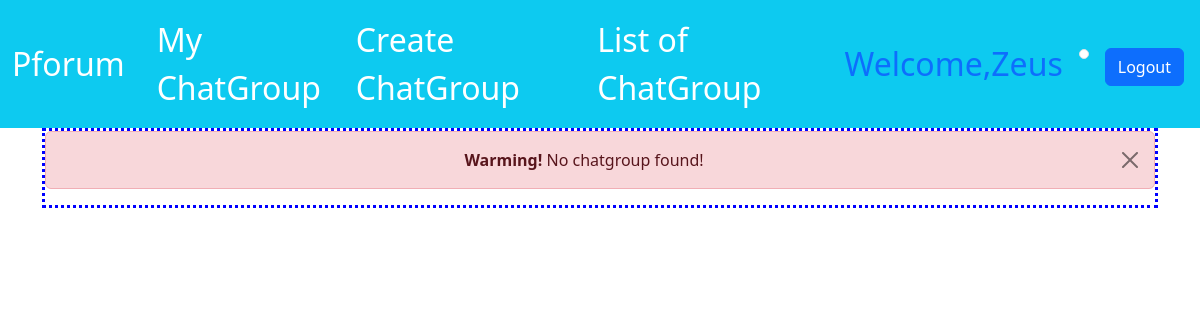
Page /index.php (signed in) on the earlier database version.
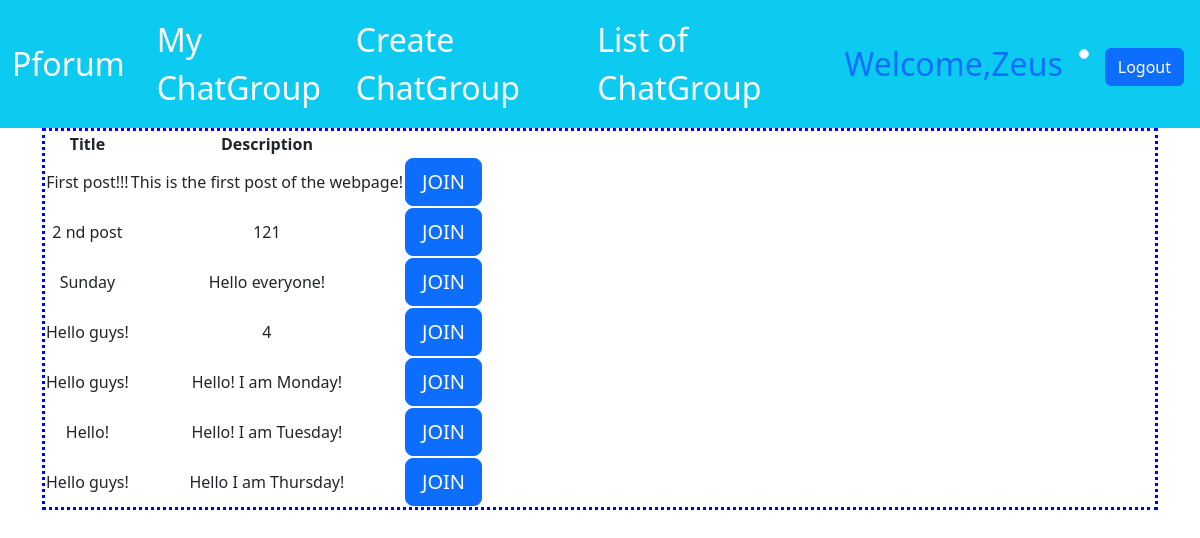
Same page on the later database version.
### tables this page shows
CREATE TABLE `registration` (
  `id` int(20) NOT NULL,
  `username` varchar(100) NOT NULL,
  `password` varchar(100) NOT NULL,
  `nickname` varchar(100) NOT NULL,
  `email` varchar(100) NOT NULL,
  `profileimage` varchar(50) NOT NULL
);

CREATE TABLE `chatgroup` (
  `group_id` int(200) NOT NULL,
  `title` varchar(30) NOT NULL,
  `description` text NOT NULL,
  `poster_id` int(200) NOT NULL
);

### index.php (the view, shortened to what this page needs)
<?php
include 'connect.php';
$SESSIONID = $_COOKIE['userid_cookie'];
$userResult = mysqli_query($connection, "SELECT * FROM registration WHERE id = $SESSIONID");
$user = mysqli_fetch_assoc($userResult);
$profileimage = $user['profileimage'];
?>
<!doctype html>
<html lang="en">
<head>
  <link href="https://cdn.jsdelivr.net/npm/bootstrap@5.3.2/dist/css/bootstrap.min.css" rel="stylesheet">
  <link rel="stylesheet" href="style1.css">
</head>
<body>
  <nav class="navbar navbar-expand-lg bg-info navbar-dark ">
    <div class="container">
      <a class="navbar-brand fs-2" href="index.php">Pforum</a>
      <ul class="navbar-nav">
        <li class="nav-item">
          <a class="nav-link fs-2 px-3 active" aria-current="page" href="mychatgroup.php">My ChatGroup</a>
        </li>
        <li class="nav-item">
          <a class="nav-link fs-2 px-3 active" aria-current="page" href="createpage.php">Create ChatGroup</a>
        </li>
        <li class="nav-item">
          <a class="nav-link fs-2 px-3 active" aria-current="page" href="index.php">List of ChatGroup</a>
        </li>
      </ul>
    </div>
    <div class="d-inline-flex">
      <div>
        <span class="navbar-text fs-2  px-3 text-primary"> Welcome,<?php echo $_COOKIE['nickname_cookie']; ?></span>
      </div>
      <div>
        <img src="<?php echo $profileimage; ?>" class="img-thumbnail img-fluid" width="50" height="50" />
      </div>
      <div>
        <form class="fs-2 px-3" action="logout.php" method="POST">
          <button type="submit" class="btn btn-primary">Logout</button>
        </form>
      </div>
    </div>
  </nav>
  <div class="container">
    <div class="middle-block mb-3">
      <div class="allchatgroupbox">
        <?php
        $all_chatgroup_query = "SELECT * FROM chatgroup";
        $all_chatgroup_result = mysqli_query($connection, $all_chatgroup_query);
        if (mysqli_num_rows($all_chatgroup_result) > 0) {
          echo '<table>';
          echo '<tr><th>Title</th><th>Description</th><th></th></tr>';
          while ($row = mysqli_fetch_assoc($all_chatgroup_result)) {
            $title = $row['title'];
            $description = $row['description'];
            echo '<tr>';
            echo "<td>$title</td>";
            echo "<td>$description</td>";
            echo '<td><form action="chatgroupdetail.php" method="GET">';
            echo '<button type="submit" name="join" class="btn btn-primary btn-lg">JOIN</button>';
            echo '</form></td>';
            echo '</tr>';
          }
          echo '</table>';
        }else{
          echo '<div class="alert alert-danger alert-dismissible fade show" role="alert">
                  <strong>Warming!</strong> No chatgroup found!
                  <button type="button" class="btn-close" data-bs-dismiss="alert" aria-label="Close"></button>
                  </div>';
        }
        ?>
      </div>
    </div>
</body>
</html>

### style1.css (style rules this page uses)
.middle-block { width: 100%; height: 100%; flex: 3; display: flex; justify-content: center; align-items: center; text-align: center; border-style: dotted; border-color: blue; }
.allchatgroupbox { width: 100%; height: 100%; }

Differences in the rows shown:
added chatgroup: title "First post!!!", description "This is the first post of the webpage!"
added chatgroup: title "2 nd post", description "121"
added chatgroup: title "Sunday", description "Hello everyone!"
added chatgroup: title "Hello guys!", description "4"
added chatgroup: title "Hello guys!", description "Hello! I am Monday!"
added chatgroup: title "Hello!", description "Hello! I am Tuesday!"
added chatgroup: title "Hello guys!", description "Hello I am Thursday!"
Other differences:
text no longer shown: "Warming! No chatgroup found!"
text now shown: "Title Description"
